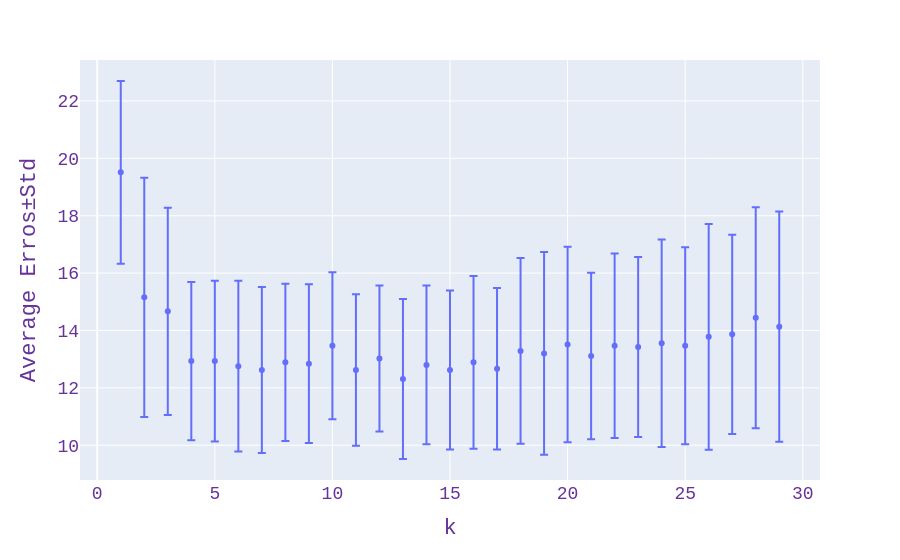

The notebook cell saved with this chart:
### Markdown cell above
Develop a schema to find the appropriate number of neighbors. Plot the decision boundaries and the testing error for the better solution.<b>
Note: A robust estimation implies the reporting of statistical measures that account for bias and variability, such as mean and variance.

### Code cell
import plotly.express as px
runs = np.arange(0,30)
ks = np.arange(1,30,1)

errMat=np.zeros((runs.shape[0],ks.shape[0]))

for r in runs:#Create several training/testing partitions
    X_train, X_test, y_train, y_test = train_test_split(X, y, train_size=0.5, test_size=0.5, random_state=r)
    
    #Normalize data -> obtain training standardization factors and standardize training and testing data
    muTr = np.mean(X_train,axis=0)
    stdTr = np.std(X_train,axis=0)
    X_train = (X_train-muTr)/stdTr
    X_test = (X_test-muTr)/stdTr
    
    ki=0
    for k in ks:#Evaluate different ks
        
        #fit knn
        knn = KNeighborsClassifier(n_neighbors=k)
        knn.fit(X_train, y_train)
        yp = knn.predict(X_test)
        
        #Evaluate error
        Hits = (np.where(yp==y_test)[0]).shape[0]
        Acc = Hits/y_test.shape[0]
        
        #Store error
        errMat[r,ki] = (1-Acc)*100
        ki += 1

#at the end compute average error and error standard deviation
avgError = np.mean(errMat,axis=0)
stdError = np.std(errMat,axis=0)
 
#Display average error as function of k
fig = px.scatter(x = ks, y = avgError, error_y = stdError)
fig.update_layout(
    xaxis=dict(
        title=dict(
            text="k"
        )
    ),
    yaxis=dict(
        title=dict(
            text="Average Erros±Std"
        )
    ),
    font=dict(
        family="Courier New, monospace",
        size=18,
        color="RebeccaPurple"
    )
)
fig.show()

#Fing the best k
optK = ks[np.where(avgError==np.min(avgError))[0]][0]
print("Best k = "+str(optK))

#Train again knn with best k
knn = KNeighborsClassifier(n_neighbors=optK)
knn.fit(X_train, y_train)

yp=knn.predict(X_test)

Hits=(np.where(yp==y_test)[0]).shape[0]

Acc=Hits/y_test.shape[0]

Err=(1-Acc)*100

print("Error (%) = "+str(Err))

disp = DecisionBoundaryDisplay.from_estimator(
    knn, X_test, response_method="predict",
    xlabel="ART", ylabel="PRM",
    alpha=0.5,
)
disp.ax_.scatter(X_test[:, 0], X_test[:, 1], c=y_test, edgecolor="k")

### Figure 1 — Plotly figure (JSON) as saved in the notebook; plotly's stock layout.template omitted (floating-point values rounded to 4 significant figures)
{"data": [{"error_y": {"array": [3.183, 4.167, 3.611, 2.757, 2.8, 2.975, 2.895, 2.74, 2.765, 2.561, 2.638, 2.546, 2.79, 2.767, 2.77, 3.008, 2.813, 3.238, 3.534, 3.403, 2.903, 3.218, 3.135, 3.612, 3.431, 3.93, 3.47, 3.85, 4.009]}, "hovertemplate": "x=%{x}<br>y=%{y}<extra></extra>", "legendgroup": "", "marker": {"color": "#636efa", "symbol": "circle"}, "mode": "markers", "name": "", "orientation": "v", "showlegend": false, "type": "scatter", "x": [1, 2, 3, 4, 5, 6, 7, 8, 9, 10, 11, 12, 13, 14, 15, 16, 17, 18, 19, 20, 21, 22, 23, 24, 25, 26, 27, 28, 29], "xaxis": "x", "y": [19.51, 15.16, 14.67, 12.93, 12.93, 12.76, 12.62, 12.89, 12.84, 13.47, 12.62, 13.02, 12.31, 12.8, 12.62, 12.89, 12.67, 13.29, 13.2, 13.51, 13.11, 13.47, 13.42, 13.56, 13.47, 13.78, 13.87, 14.44, 14.13], "yaxis": "y"}], "layout": {"font": {"color": "RebeccaPurple", "family": "Courier New, monospace", "size": 18}, "legend": {"tracegroupgap": 0}, "margin": {"t": 60}, "xaxis": {"anchor": "y", "domain": [0, 1], "title": {"text": "k"}}, "yaxis": {"anchor": "x", "domain": [0, 1], "title": {"text": "Average Erros±Std"}}}}
